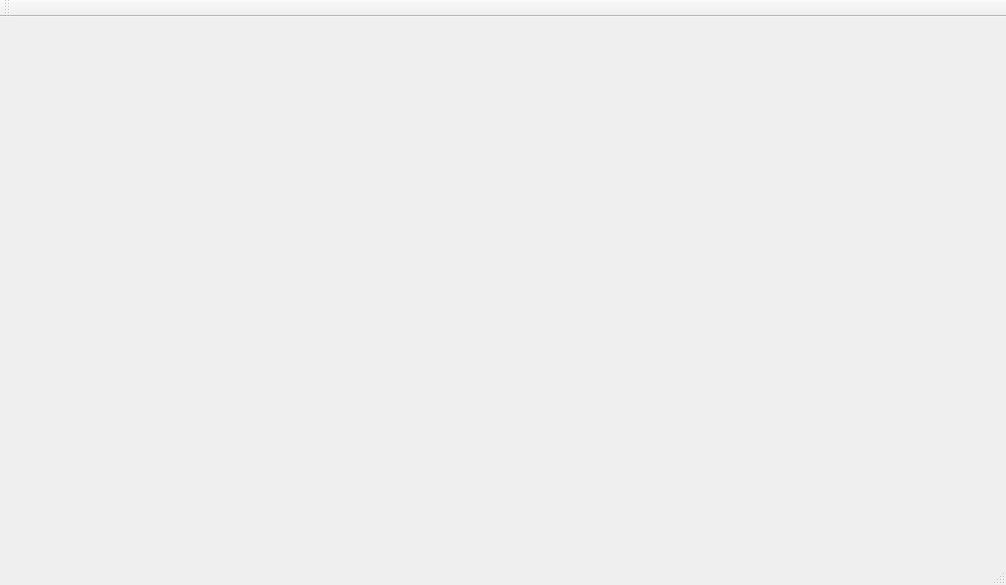
<?xml version="1.0" encoding="UTF-8"?>
<ui version="4.0">
 <class>MainWindow</class>
 <widget class="QMainWindow" name="MainWindow">
  <property name="geometry">
   <rect>
    <x>0</x>
    <y>0</y>
    <width>1006</width>
    <height>585</height>
   </rect>
  </property>
  <property name="windowTitle">
   <string>MainWindow</string>
  </property>
  <widget class="QWidget" name="centralWidget">
   <layout class="QHBoxLayout" name="horizontalLayout">
    <item>
     <layout class="QVBoxLayout" name="verticalLayout"/>
    </item>
   </layout>
  </widget>
  <widget class="QMenuBar" name="menuBar">
   <property name="geometry">
    <rect>
     <x>0</x>
     <y>0</y>
     <width>1006</width>
     <height>22</height>
    </rect>
   </property>
  </widget>
  <widget class="QToolBar" name="mainToolBar">
   <attribute name="toolBarArea">
    <enum>TopToolBarArea</enum>
   </attribute>
   <attribute name="toolBarBreak">
    <bool>false</bool>
   </attribute>
  </widget>
  <widget class="QStatusBar" name="statusBar"/>
 </widget>
 <layoutdefault spacing="6" margin="11"/>
 <resources/>
 <connections/>
</ui>
